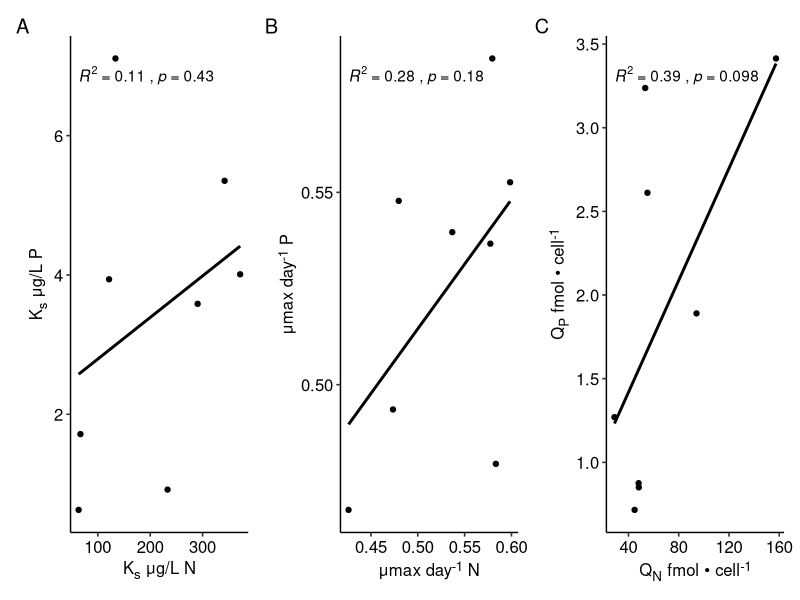

Generate this figure with R: (Note: this script raises an error after producing the figure.)
library(kableExtra)
library(tidyverse)
library(readxl)
library(patchwork)
library(ggtext)
library(ggpubr)

CNP_Quotas <- read_excel("./data/Microcystis Quota Estimates.xlsx", 
                         sheet = "final_table") 
matrix <- read_excel("./data/Microcystis Quota Estimates.xlsx", 
                     sheet = "corr_matrix") |>
  mutate(state = case_when(str_detect(Culture, "Axenic") ~ "Axenic",
                           T ~ "Xenic"))
Q_lm <- lm(Qn~Qp, matrix)
mu_lm <- lm(mumax_N~ mumax_P, matrix)
ks_lm <- lm(ks_N~ks_P, matrix)

p1 <- ggplot(matrix, aes(x = Qn, y = Qp)) +
  geom_point() +
  geom_smooth(method = "lm",
              formula = y~x, se = F, color = "black") +
  labs(y = "Q<sub>P</sub> fmol • cell<sup>-1</sup>",
       x = "Q<sub>N</sub> fmol • cell<sup>-1</sup>") +
  #facet_wrap(~state) +
  stat_cor(method = "pearson",
    aes(label = paste(..rr.label.., ..p.label.., sep = "~`,`~"))) +
  theme_pubr() +
  theme(axis.title.x = element_markdown(size = 12),
        axis.title.y = element_markdown(size = 12))

p2 <- ggplot(matrix, aes(x = mumax_N, y = mumax_P)) +
  geom_point() +
  geom_smooth(method = "lm",
              formula = y~x, se = F, color = "black") +
  labs(y = "μmax day<sup>-1</sup> P",
       x = "μmax day<sup>-1</sup> N") +
  #facet_wrap(~state) +
  stat_cor(method = "pearson",
    aes(label = paste(..rr.label.., ..p.label.., sep = "~`,`~"))) +
  theme_pubr() +
  theme(axis.title.x = element_markdown(size = 12),
        axis.title.y = element_markdown(size = 12))

p3 <- ggplot(matrix, aes(x = ks_N, y = ks_P)) +
  geom_point() +
  geom_smooth(method = "lm",
              formula = y~x, se = F, color = "black") +
  #facet_wrap(~state) +
  labs(y = "K<sub>s</sub> μg/L P",
       x = "K<sub>s</sub> μg/L N") +
  stat_cor(method = "pearson",
    aes(label = paste(..rr.label.., ..p.label.., sep = "~`,`~"))) + 
  theme_pubr() +
  theme(axis.title.x = element_markdown(size = 12),
        axis.title.y = element_markdown(size = 12))

png(filename = "./figures/supplemental_figures/regressions_figS4.png",
    res = 300,
    type = "cairo",
    units = "in",
    width = 10,
    height = 3)

(p3 | p2 | p1) + plot_annotation(tag_levels = "A")

dev.off()

kable(CNP_Quotas,escape = F, digits = 4, align = c("l") ,col.names = c("Culture", "μmax day<sup>-1</sup> (SE)", 
                                                                                                            "Ks (μg/L) (SE)",
                                                                                                            "Initial Slope day<sup>-1</sup> • μM<sup>-1</sup>",
                                                                                                            "Q<sub>P</sub> (SD) fmol • cell<sup>-1</sup>",
                                                                                                            "P<sup>*</sup>, d = 0.2 day<sup>-1</sup>",
                                                                                                            "μmax day<sup>-1</sup> (SE)","Ks (μg/L) (SE)", 
                                                                                                            "Initial Slope day<sup>-1</sup> • μM<sup>-1</sup>",
                                                                                                            "Q<sub>N</sub> (SD) fmol • cell<sup>-1</sup>", 
                                                                                                            "N<sup>*</sup>, d = 0.2 day<sup>-1</sup>",
                                                                                                            "Q<sub>C</sub> (SD) fmol • cell<sup>-1</sup>",
                                                                                                            "N:P","C:N","C:P" ))  %>%
  kable_styling("striped", full_width = T) %>%
  column_spec(c(4,9),width_min = "1in") %>%
  add_header_above(c("", "Phosphorus" = 5, "Nitrogen" = 5, "Carbon" = 1, "Elemental Ratios" = 3)) %>% save_kable(file = "./tables/table2.png", zoom = 1.5)
  
